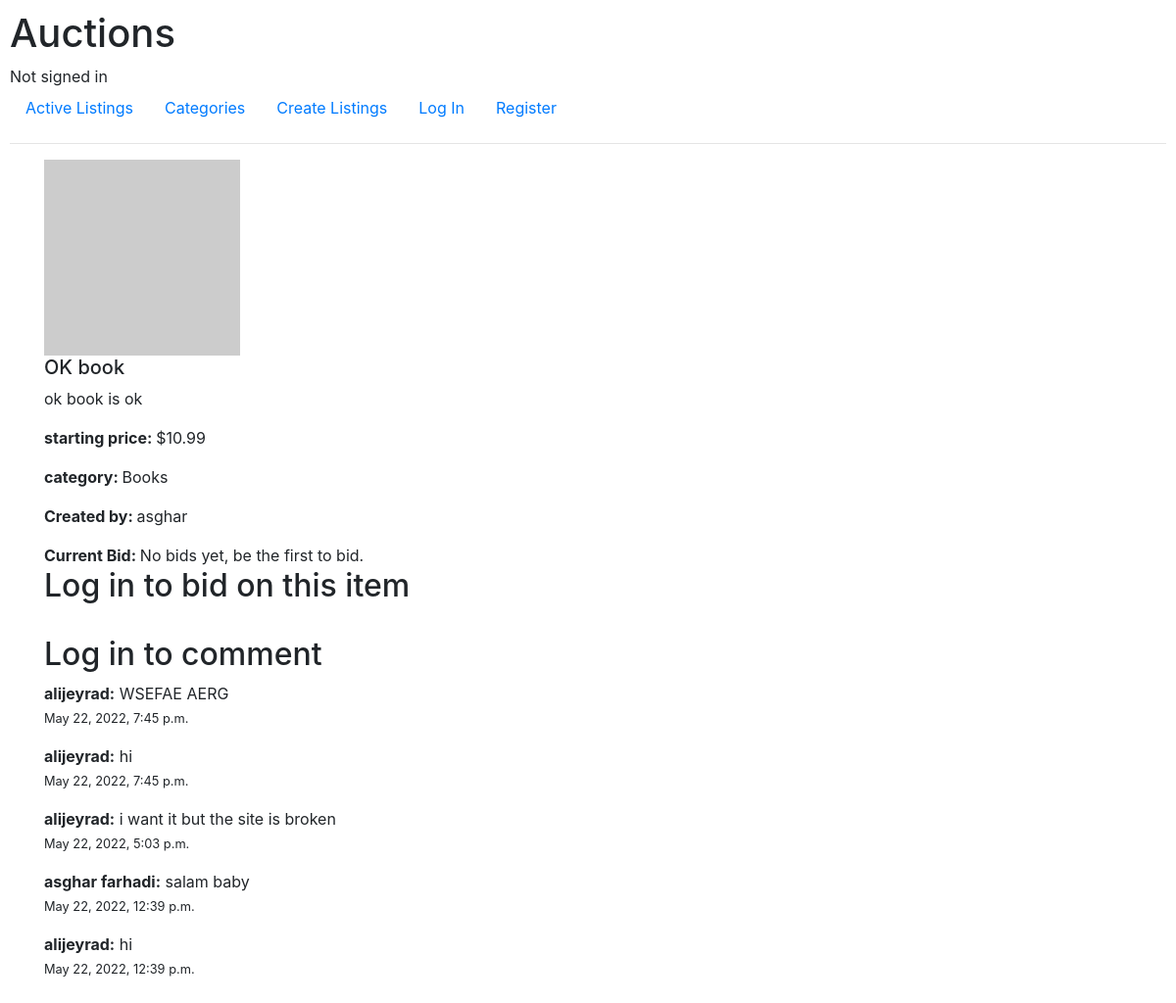
Page /listing/5 on the committed database.
### auctions/models.py (models this page shows, shortened)
class Listing(models.Model):
    title = models.CharField(max_length=255)
    description = models.TextField()
    starting_bid = models.FloatField(default=0)
    image_url = models.URLField()
    active = models.BooleanField(default=True)
    created_date = models.DateTimeField(auto_now_add=True)
    owner = models.ForeignKey(User, on_delete=models.SET_NULL, null=True, related_name="owner")
    category = models.ForeignKey(Category, on_delete=models.SET_NULL, null=True)
    bids = models.ForeignKey('Bid', on_delete=models.SET_NULL, null=True)

class Category(models.Model):
    title = models.CharField(max_length=255)
    def __str__(self):
        return f"{self.title}"

class User(AbstractUser):
    watchlist = models.ManyToManyField('Listing', related_name='watchlist', blank=True)
    def __str__(self):
        return f"{self.username}"

class Comment(models.Model):
    text = models.CharField(max_length=255)
    time_added = models.DateTimeField(auto_now_add=True)
    writer = models.ForeignKey(User, on_delete=models.CASCADE)
    for_listing = models.ForeignKey(Listing, on_delete=models.CASCADE)

### auctions/views.py (the view)
# urls.py: path("listing/<int:id>", views.listing, name="listing"),
def listing(request, id):
    listing = Listing.objects.get(id=id)
    comments = Comment.objects.all().filter(for_listing=listing).order_by('-time_added')
    latest_bid = Bid.objects.all().filter(for_listing=listing.id).order_by('-time_added')
    return render(request, "auctions/listing.html", {
        'listing': listing,
        'latest_bid': latest_bid[0] if latest_bid else None,
        'comments': comments
    })

### auctions/templates/auctions/listing.html (shortened to what this page needs)
{% extends "auctions/layout.html" %}
{% block body %}
  <div class="container listing">
    <div class="image">
        <img src="{{listing.image_url}}" alt="{{listing.title}}">
    </div>
    <div class="info">
        <h5>
          {{listing.title}}
        </h5>
        <p>{{listing.description}}</p>
        <p> <strong>starting price: </strong>${{listing.starting_bid}}</p>
        <p><strong>category: </strong>{{listing.category}}</p>
        <p><strong>Created by: </strong>{{listing.owner}}</p>
    </div>
  </div>
  <div class="container bidding">
    {% if latest_bid %}
      <strong>Current Bid: </strong>${{latest_bid.bid}}
      {% if latest_bid.bidder == user %}
        <span>by you</span>
        <span>
          <form class="remove_watchlist" method="post" action="{% url 'remove_watchlist' listing.id %}">
            {% csrf_token %}
            <button type="submit">Remove from Watchlist</button>
          </form>
        </span>
      {% else %}
        <span>by {{latest_bid.bidder}}</span>
      {% endif %}
      {% else %}
      <strong>Current Bid: </strong>No bids yet, be the first to bid.
    {% endif %}
    {% if user.is_authenticated %}
    <form class="bid" action="{% url 'add_bid' listing.id %}" method="post">
      {% csrf_token %}
      <br>
      <input type="number" step="0.1" min=0 name="bid" placeholder="Place your bid" required>
      <button type="submit">Add to Watchlist</button>
    </form>
      {% else %}
      <h2>Log in to bid on this item</h2>
    {% endif %}
  </div>
  <div class="container comments">
    <br>
    {% if user.is_authenticated %}
    <form action="{% url 'comment' listing.id %}" method="post" class="commentForm">
      {% csrf_token %}
      <textarea name="comment" cols="30" rows="3" placeholder="Comment here" required></textarea>
      <button type="submit">Comment</button>
    </form>
      {% else %}
      <h2>Log in to comment</h2>
    {% endif %}
    {% for comment in comments %}
      <div class="singleComment">
        <strong>{{comment.writer}}:</strong>
        <span>{{comment.text}}</span>
        <p><small>{{comment.time_added}}</small></p>
      </div>
      {% empty %}
      No comments for this listing
    {% endfor %}
  </div>
{% endblock body %}

### auctions/static/auctions/styles.css (style rules this page uses)
body { padding: 10px; }

### rows in the picture
Listing: title "OK book", description "ok book is ok", starting_bid "10.99", category "Books", owner "asghar"
Comment: writer "alijeyrad", text "WSEFAE AERG", time_added "May 22, 2022, 7:45 p.m."
Comment: writer "alijeyrad", text "hi", time_added "May 22, 2022, 7:45 p.m."
Comment: writer "alijeyrad", text "i want it but the site is broken", time_added "May 22, 2022, 5:03 p.m."
Comment: writer "asghar farhadi", text "salam baby", time_added "May 22, 2022, 12:39 p.m."
Comment: writer "alijeyrad", text "hi", time_added "May 22, 2022, 12:39 p.m."
